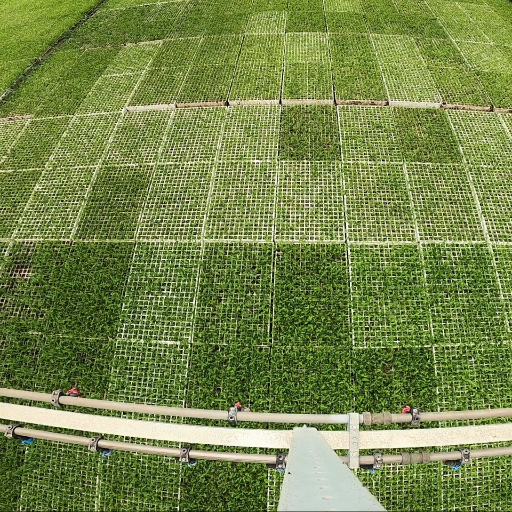
#> input picture frames/square_frame02941.png, 512 x 512 px, found by its file name
$ jupyter execute --allow-errors model.ipynb   (shell and % lines are left out)
#> lines starting #> are read from the running program, lines starting #| are printed output that depends on the picture
<a href="https://colab.research.google.com/github/nastyadunaeva/searching_for_anomalies/blob/large-images/model.ipynb" target="_parent"></a>

[cell 1]
import sys
sys.path

[cell 2]
sys.path.append('/home/nastya/anaconda3/lib/python3.7/site-packages')

[cell 3]
sys.path

[cell 4]
import random

[cell 5]
from PIL import Image
import cv2
import matplotlib.pyplot as plt

[cell 6]
from matplotlib import pyplot

[cell 7]
import numpy as np

[cell 8]
from matplotlib import pyplot
ref_img=Image.open('/content/square_frame02941.png').convert("L")
pyplot.imshow(ref_img, cmap=pyplot.get_cmap('gray'))
pyplot.show()

[cell 9]
anomalous_img=Image.open('/content/square_frame01981.png').convert("L")
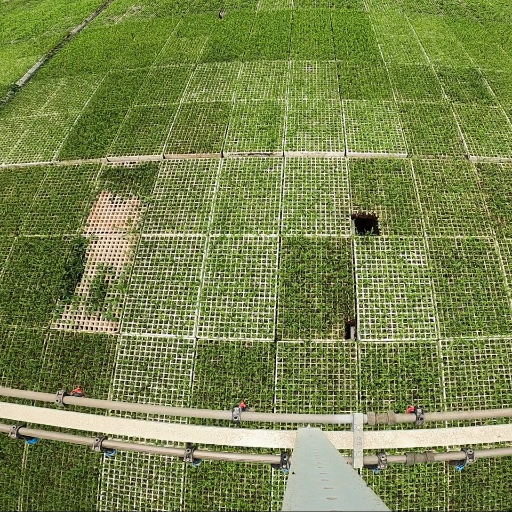
#> input picture frames/square_frame01981.png, 512 x 512 px, found by its file name
pyplot.imshow(anomalous_img, cmap=pyplot.get_cmap('gray'))
pyplot.show()

[cell 10]
import numpy as np
anomalous = np.array(anomalous_img)
reference  = np.array(ref_img)

[cell 11]
anomalous.shape
#> Out = (512, 512)

[cell 12]
reference.shape
#> Out = (512, 512)

[cell 13]
anomalous

[cell 14]
reference

[cell 15]
# Выделяет из картинки патчи размером sp, линеаризует и возвращает набор этих векторов (точки пространства)
# Патчи не накладываются
def generate_points(matrix, sp):
#> called with matrix = array of shape (4, 4), sp = 2
    points = []
    for i in range(0, matrix.shape[0], sp):
        for j in range(0, matrix.shape[1], sp):
            point = matrix[i:i+sp, j:j+sp]
            point = point.flatten()
            points.append(point)
    return points

[cell 16]
#Проверка generate_points
a = np.array([[1, 2, 0, 0],
              [5, 3, 0, 4],
              [0, 0, 0, 7],
              [9, 3, 0, 0]])
generate_points(a, 2)

[cell 17]
# Выделяет из картинки патчи размером sp, линеаризует и возвращает набор этих векторов (точки пространства)
# Патчи накладываются
def generate_points_overlay(matrix, sp):
#> called with matrix = array of shape (4, 5), sp = 3
    points = []
    for i in range(0, matrix.shape[0] - sp + 1):
        for j in range(0, matrix.shape[1] - sp + 1):
            point = matrix[i:i+sp, j:j+sp]
            point = point.flatten()
            points.append(point)
# [5 lines of commented-out code are left out]

    return points

[cell 18]
#Проверка generate_points_overlay
arr = np.array([[1, 2, 0, 0, 1],
              [5, 3, 0, 4, 2],
              [0, 0, 0, 7, 9],
              [9, 3, 0, 0, 10]])
p = generate_points_overlay(arr, 3)
p

[cell 19]
b = np.array([0,1,2,3])
b.shape
b = np.reshape(b, (2, 2))
b

[cell 20]
from scipy.ndimage import convolve

[cell 21]
# Проверка convolve
a = np.array([[1, 2, 0, 0],
              [5, 3, 0, 4],
              [0, 0, 0, 7],
              [9, 3, 0, 0]])
k = np.array([[1,1,1],[1,1,0],[1,0,0]])
convolve(a, k, mode='constant', cval=0.0)

[cell 22]
from scipy.ndimage import gaussian_filter
import scipy.stats as st
import skimage.measure

[cell 23]
# Возвращает 2D гауссово ядро
def gaussian_kern(dimension, sigma=1.39):
    x = cv2.getGaussianKernel(dimension,sigma)
    y = cv2.getGaussianKernel(dimension, sigma)
    kernel = x.dot(y.T)
    return kernel

[cell 24]
# Пример ядра
gaussian_kern(5)

[cell 25]
# Возвращает кортеж из 4 картинок разных масштабов
def multiscale_decomposition(u, v):
    sigma = 1.39 # Чему равна сигма?
    kernlen = 13 # Зависит от того что такое сигма
    gauss = gaussian_kern(kernlen)
    u0 = u
    v0 = v

    u1 = convolve(u0, gauss)
    u1 = skimage.measure.block_reduce(u1, (2,2), np.max)
#> u1: shape (256, 256)
    v1 = convolve(v0, gauss)
    v1 = skimage.measure.block_reduce(v1, (2,2), np.max)
#> v1: shape (256, 256)

    u2 = convolve(u1, gauss)
    u2 = skimage.measure.block_reduce(u2, (2,2), np.max)
#> u2: shape (128, 128)
    v2 = convolve(v1, gauss)
    v2 = skimage.measure.block_reduce(v2, (2,2), np.max)
#> v2: shape (128, 128)

    u3 = convolve(u2, gauss)
    u3 = skimage.measure.block_reduce(u3, (2,2), np.max)
#> u3: shape (64, 64)
    v3 = convolve(v2, gauss)
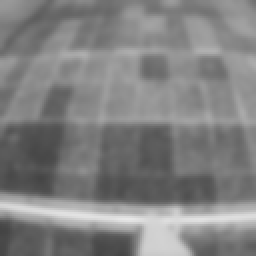
#> v3: shape (128, 128) (shown 2 times larger); min 68, max 232, mean 129
    v3 = skimage.measure.block_reduce(v3, (2,2), np.max)
#> v3: shape (64, 64)
    return (u0, u1, u2, u3, v0, v1, v2, v3)

[cell 26]
# Возвращает кортеж из 4 картинок разных масштабов для одной картинки
def multiscale_decomposition_single(u):
    sigma = 1.39 # Чему равна сигма?
    kernlen = 13 # Зависит от того что такое сигма
    gauss = gaussian_kern(kernlen)
    u0 = u

    u1 = convolve(u0, gauss)
    u1 = skimage.measure.block_reduce(u1, (2,2), np.max)

    u2 = convolve(u1, gauss)
    u2 = skimage.measure.block_reduce(u2, (2,2), np.max)

    u3 = convolve(u2, gauss)
    u3 = skimage.measure.block_reduce(u3, (2,2), np.max)

    return (u0, u1, u2, u3)

[cell 27]
# Проверка multiscale_decomposition
u_0, u_1, u_2, u_3, v_0, v_1, v_2, v_3 = multiscale_decomposition(anomalous, reference)
i = 0
for u in (u_0, u_1, u_2, u_3):
    img = Image.fromarray(u, 'L')
    pyplot.imshow(img, cmap=pyplot.get_cmap('gray'))
    pyplot.show()
    #name = "scale" + str(i)
    #img.save(name, format="png")
    i = i + 1
#> this loop made 4 passes
#> after the loop, i = 4

[cell 28]
import vptree

[cell 29]
#Евклидово расстояние
def euclidean(p1, p2):
  return np.sqrt(np.sum(np.power(p2 - p1, 2)))

[cell 30]
import math

[cell 31]
# реконструированный патч
# [15 lines left out: function reconstruct, not called in this run]

[cell 32]
# Собирает из накладывающихся патчей картинку
def image_from_patches(patches, u_width, u_height, sp):
    image = np.zeros((u_height, u_width))
    k = 0;
    for i in range(0, u_height, sp):
        for j in range(0, u_width, sp):
            patch = np.reshape(patches[k], (sp, sp))
            image[i:i+sp, j:j+sp] = patch
            k = k + 1
    return image

[cell 33]
# Тест image_from_patches
# Разделяем массив на ненакладывающиеся патчи и собирает обратно
image_test = np.array([[100, 200, 0, 0],
              [50, 130, 0, 140],
              [0, 250, 0, 70],
              [190, 30, 0, 0]])
enc_img = Image.fromarray(image_test, 'L')
pyplot.imshow(image_test, cmap=pyplot.get_cmap('gray')) # рисую сразу массив
pyplot.show()
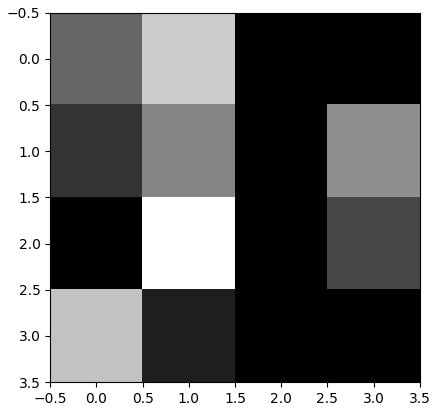
#> figure drawn by matplotlib, 1 panel

p = generate_points(image_test, 2) # генерируем патчи размера (2,2)

decoded_image = image_from_patches(p, image_test.shape[1], image_test.shape[0], 2) # восстанавливаем картинку по патчам
dec_img = Image.fromarray(decoded_image, 'L')
pyplot.imshow(decoded_image, cmap=pyplot.get_cmap('gray')) # рисую сразу массив
pyplot.show()

[cell 34]
def get_u_model(patches, u_width, u_height, sp):
#> called with u_width = 5, u_height = 4, sp = 2
    u_model = np.zeros((u_height, u_width))
    #print(len(patches))
    k = 0
    for i in range(u_height - sp + 1):
        for j in range(u_width - sp + 1):
            #print(k)
            patch = np.reshape(patches[k], (sp, sp))
            u_model[i:i+sp, j:j+sp] += patch
            k = k + 1
    for i in range(u_height):
        for j in range(u_width):
            u_model[i][j] /= (min(i+1, u_height-i, sp) * min(j+1, u_width-j, sp))
    return u_model

[cell 35]
a = np.array([[1, 2, 0, 0, 1],
              [5, 3, 0, 4, 1],
              [0, 0, 0, 7, 1],
              [9, 3, 0, 0, 1]])
points_a = generate_points_overlay(a, 2)
get_u_model(points_a, 5, 4, 2)

[cell 36]
# С усреднением наложившихся патчей
def compute_residual(u, v, n, h, sp):
#> called with n = 16, h = 10, sp = 8
    points_u = generate_points_overlay(u, sp)
#> points_u = 3249 items
    points_v = generate_points_overlay(v, sp)
#> points_v = 3249 items
    num_of_points = len(points_u)
#> num_of_points = 3249
    print(num_of_points)
#| 3249
    reconstructed_patches = []
    tree = vptree.VPTree(points_v, euclidean)
    i = 0
    for patch in points_u:

        neighbors = tree.get_n_nearest_neighbors(patch, n) #Считаем что u никогда не равно v, возвращает список кортежей (расстояние, точка)
        if (len(neighbors) != n):
            extra_neighbor = neighbors[0]
            l = len(neighbors)
            for j in range(l, n):
                neighbors.append(extra_neighbor)
                #print(extra_neighbor)
        assert len(neighbors) == n
        dist = np.array([neighbor[0] for neighbor in neighbors])
        dist = np.reshape(dist, (len(neighbors), 1)) # размер (n, 1)
        patches = np.array([neighbor[1] for neighbor in neighbors]) # размер (n, sp^2)
        assert patches.shape == (n, sp*sp)

        #patch_reconstr = np.sum(np.exp(-(dist ** 2) / (h*h)) * patches, axis=0) / np.sum(np.exp(-(dist ** 2) / (h*h)))

        reconstructed_patch = reconstruct(dist, patches, n, h, sp)
        reconstructed_patches.append(reconstructed_patch)

    u_model = get_u_model(reconstructed_patches, u.shape[1], u.shape[0], sp)
    #u_model = image_from_patches(reconstructed_patches, u.shape[1], u.shape[0], sp)
    return u_model - u

[cell 37]
# Выбираем соседей из множества патчей из разных изображений
# На вход подается множество патчей, случайно выбранных из нескольких изображений - random_patches
def compute_residual_from_multiple(u, random_patches, n, h, sp):
    points_u = generate_points_overlay(u, sp)
    num_of_points = len(points_u)
    print(num_of_points)
    reconstructed_patches = []
    tree = vptree.VPTree(random_patches, euclidean)
    i = 0
    for patch in points_u:

        neighbors = tree.get_n_nearest_neighbors(patch, n) #Считаем что u никогда не равно v, возвращает список кортежей (расстояние, точка)
        if (len(neighbors) != n):
            extra_neighbor = neighbors[0]
            l = len(neighbors)
            for j in range(l, n):
                neighbors.append(extra_neighbor)
                #print(extra_neighbor)
        assert len(neighbors) == n
        dist = np.array([neighbor[0] for neighbor in neighbors])
        dist = np.reshape(dist, (len(neighbors), 1)) # размер (n, 1)
        patches = np.array([neighbor[1] for neighbor in neighbors]) # размер (n, sp^2)
        assert patches.shape == (n, sp*sp)

        #patch_reconstr = np.sum(np.exp(-(dist ** 2) / (h*h)) * patches, axis=0) / np.sum(np.exp(-(dist ** 2) / (h*h)))

        reconstructed_patch = reconstruct(dist, patches, n, h, sp)
        reconstructed_patches.append(reconstructed_patch)

    u_model = get_u_model(reconstructed_patches, u.shape[1], u.shape[0], sp)
    #u_model = image_from_patches(reconstructed_patches, u.shape[1], u.shape[0], sp)
    return u_model - u

[cell 38]
# Без усреднения и без наложения патчей
# [31 lines left out: function compute_residual_not_overlay, not called in this run]

[cell 39]
import time

#> (a cell that did not finish here is left out)

[cell 41]
pyplot.imshow(u_3, cmap=pyplot.get_cmap('gray'))
pyplot.show()

#> (a cell that did not finish here is left out)

#| 14641
img = Image.fromarray(residual2, 'L')
pyplot.imshow(residual, cmap=pyplot.get_cmap('gray'))
pyplot.show()

[cell 43]
# Возвращает картинку с ауссовым шумом
# [4 lines left out: function gauss_noise, not called in this run]

[cell 44]
# Возвращает лучшие параметры гауссового шума для картинки u
# [13 lines left out: function fit, not called in this run]

#> (a cell that did not finish here is left out)

#> (a cell that did not finish here is left out)

#> (a cell that did not finish here is left out)

[cell 48]
# Для сравнения, u_3
pyplot.imshow(u_3, cmap=pyplot.get_cmap('gray'))
pyplot.show()

[cell 49]
# Выбирает случайные патчи из каждого изображения набора
# m - гиперпараметр, число выбранных патчей из каждого изображения
# Патчи размером sp, линеаризует и возвращает набор этих векторов (точки пространства)
# Возвращается m * size(matrixes)
def generate_random_points(matrixes, sp, m):
    points = []
    for matrix in matrixes:
        for z in range(m):
          i = random.randint(0, matrix.shape[0] - sp)
          j = random.randint(0, matrix.shape[1] - sp)
          point = matrix[i:i+sp, j:j+sp]
          point = point.flatten()
          points.append(point)

    return points

[cell 50]
anom_img=Image.open('/content/compressed_frame01981.png').convert("L")
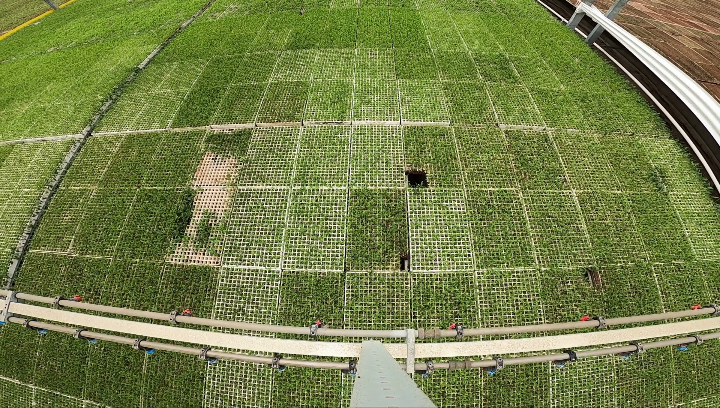
#> input picture frames/compressed_frame01981.png, 720 x 408 px, found by its file name
pyplot.imshow(anom_img, cmap=pyplot.get_cmap('gray'))
pyplot.show()

[cell 51]
ref_img1=Image.open('/content/compressed_frame02941.png').convert("L")
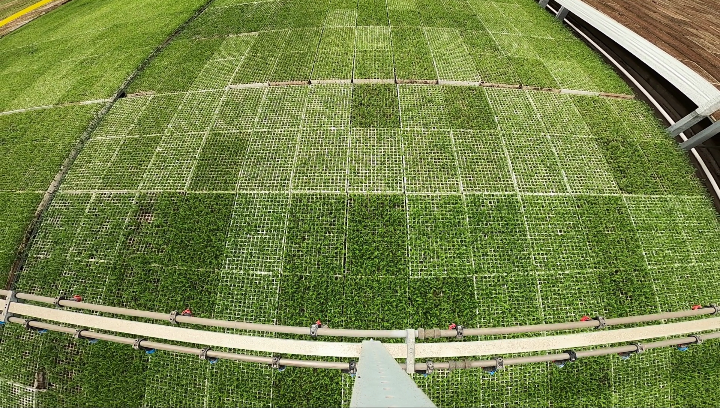
#> input picture frames/compressed_frame02941.png, 720 x 408 px, found by its file name
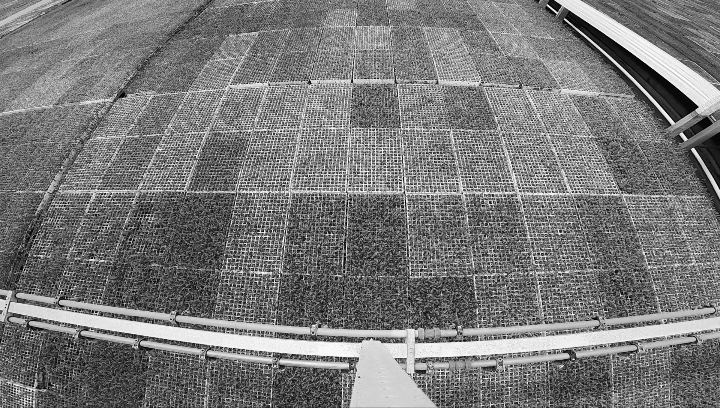
#> ref_img1: PIL image 720x408 L; min 1, max 254, mean 121
pyplot.imshow(ref_img1, cmap=pyplot.get_cmap('gray'))
pyplot.show()

[cell 52]
ref_img2=Image.open('/content/compressed_frame01141.png').convert("L")
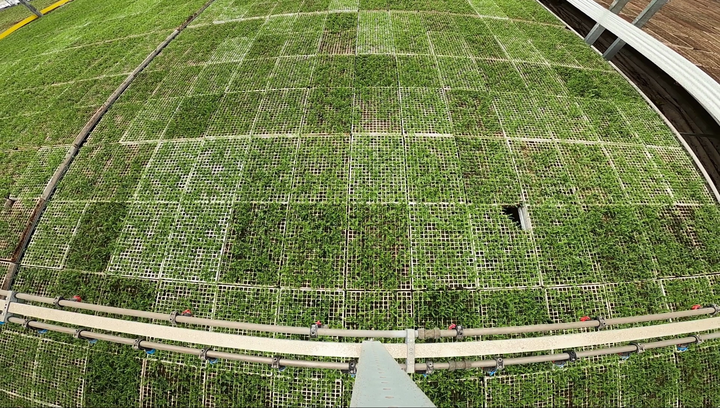
#> input picture frames/compressed_frame01141.png, 720 x 408 px, found by its file name
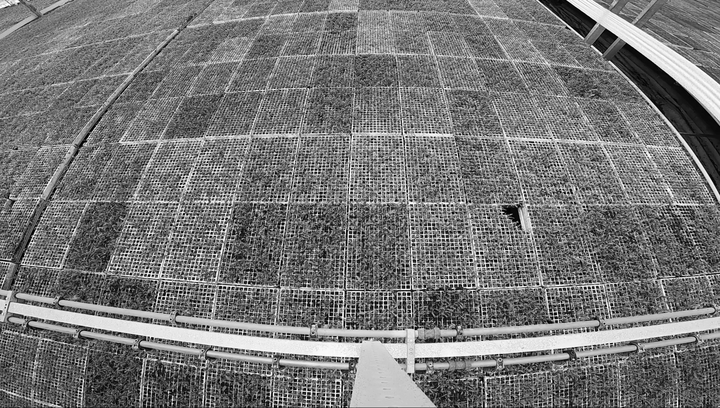
#> ref_img2: PIL image 720x408 L; min 0, max 255, mean 118.9

[cell 53]
ref_img3=Image.open('/content/compressed_frame04351.png').convert("L")
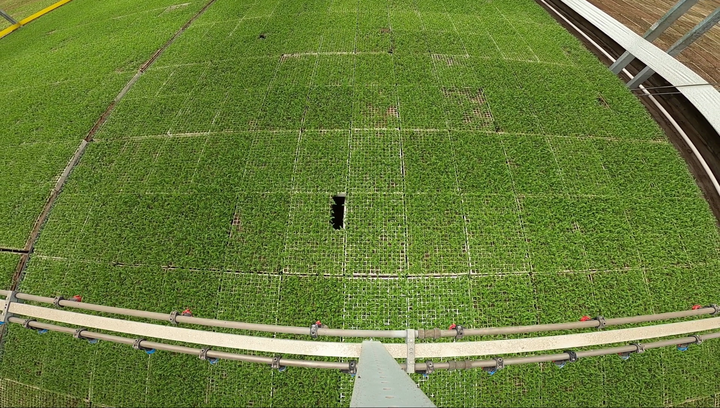
#> input picture frames/compressed_frame04351.png, 720 x 408 px, found by its file name

#> (a cell that did not finish here is left out)

#> (a cell that did not finish here is left out)

[cell 56]
anom = np.array(anom_img)
anom0, anom1, anom2, anom3 = multiscale_decomposition_single(anom)
#> in multiscale_decomposition_single, `u3 = convolve(u2, gauss)`:
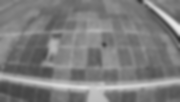
#> u3: shape (102, 180); min 47, max 234, mean 125

[cell 57]
convolved_img = Image.fromarray(anom0, 'L')
pyplot.imshow(convolved_img, cmap=pyplot.get_cmap('gray'))
pyplot.show()

[cell 58]
convolved_img1 = Image.fromarray(anom1, 'L')
pyplot.imshow(convolved_img1, cmap=pyplot.get_cmap('gray'))
pyplot.show()

[cell 59]
convolved_img2 = Image.fromarray(anom2, 'L')
pyplot.imshow(convolved_img2, cmap=pyplot.get_cmap('gray'))
pyplot.show()

[cell 60]
convolved_img3 = Image.fromarray(anom3, 'L')
pyplot.imshow(convolved_img3, cmap=pyplot.get_cmap('gray'))
pyplot.show()

[cell 61]
ref1 = np.array(ref_img1)
ref2 = np.array(ref_img2)
ref3 = np.array(ref_img3)
#> (the rest of this cell did not finish here and is left out)

[cell 62]
ffffffff = Image.fromarray(anom3, 'L')
pyplot.imshow(ffffffff, cmap=pyplot.get_cmap('gray'))
pyplot.show()

[cell 63]
images_ref = []
#> (the rest of this cell did not finish here and is left out)

[cell 64]
# Используем несколько картинок из датасета, из каждой по 800 патчей
patches = generate_random_points(images_ref, 8, 800)
#> (the rest of this cell did not finish here and is left out)

#> in compute_residual_from_multiple, `points_u = generate_points_overlay(u, sp)`: points_u = 3652 items
#> in compute_residual_from_multiple, `num_of_points = len(points_u)`: num_of_points = 3652
#| 3652
